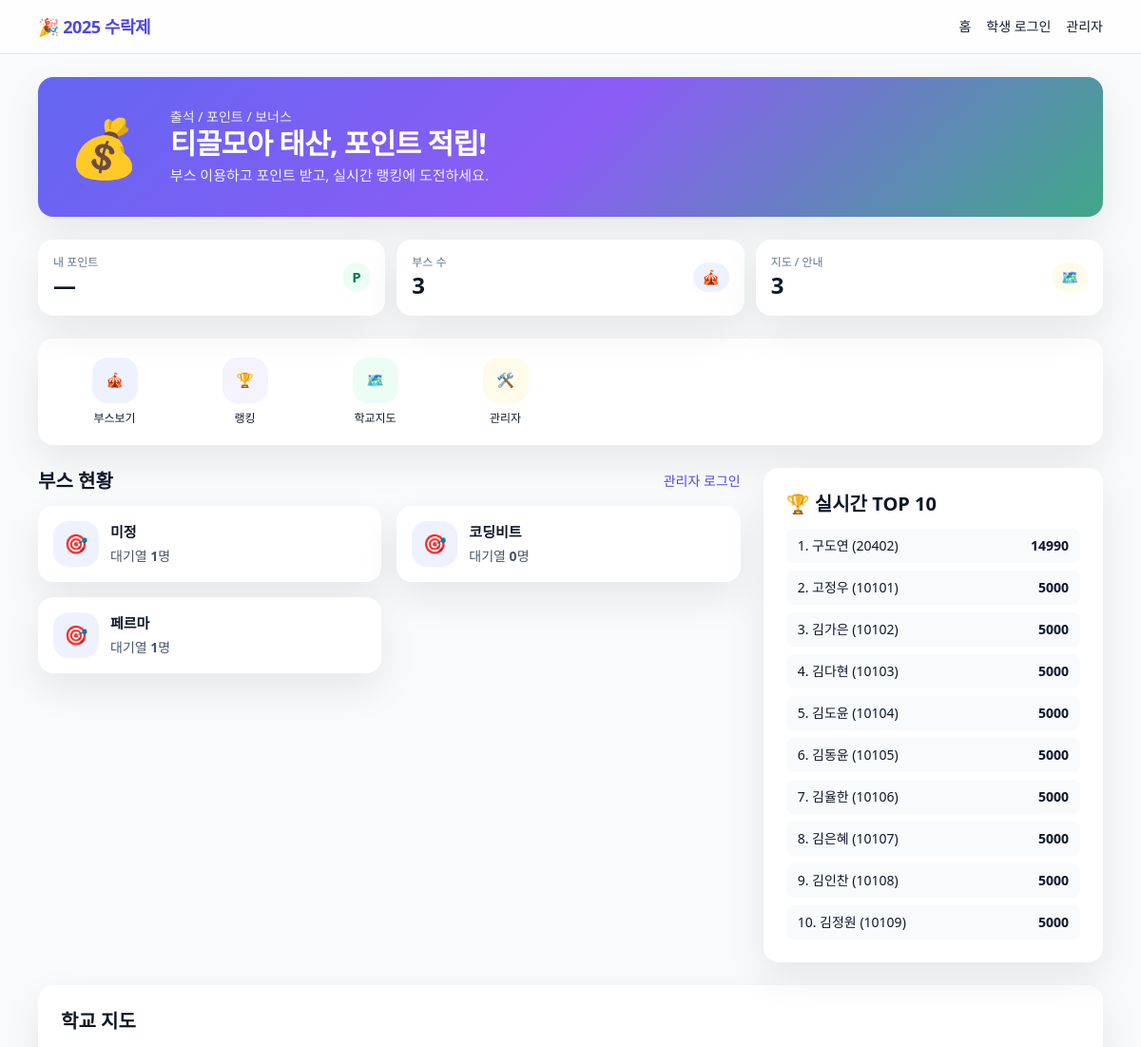
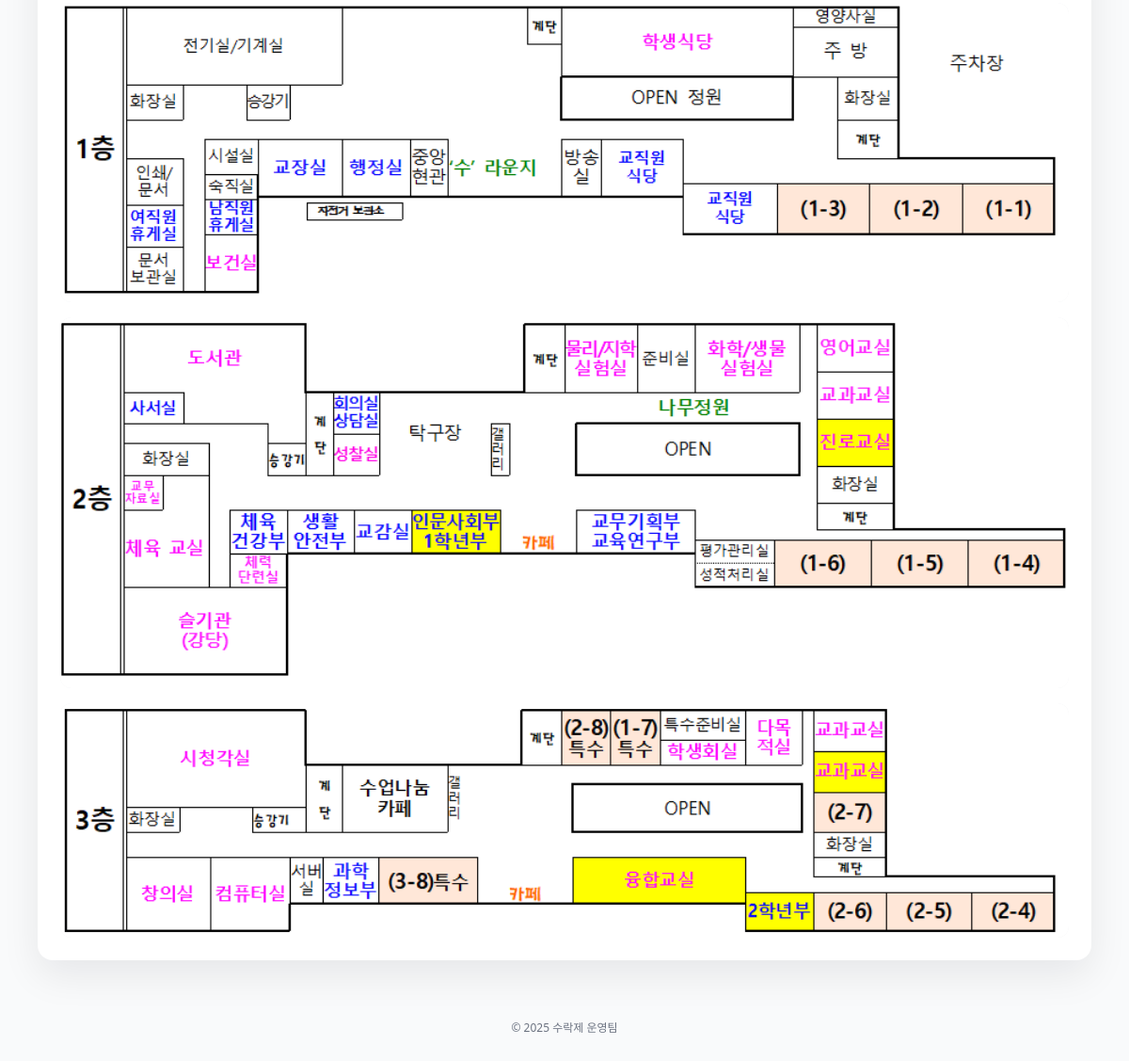
The page / on the database its author committed (2 pictures, top to bottom).
### models.py (models this page shows, shortened)
class Booth(db.Model):
    __tablename__ = 'booth'
    id = db.Column(db.Integer, primary_key=True)
    name = db.Column(db.String(120), unique=True, nullable=False)
    description = db.Column(db.Text, default='')
    image_path = db.Column(db.String(255))
    queue_length = db.Column(db.Integer, default=0)  # 대기명단 길이를 동기화해서 보관
    admin_id = db.Column(db.Integer, db.ForeignKey('user.id'))
    admin = db.relationship('User', foreign_keys=[admin_id])

class User(db.Model, UserMixin):
    __tablename__ = 'user'
    id = db.Column(db.Integer, primary_key=True)
    student_id = db.Column(db.String(32), unique=True, nullable=True)  # only for students
    name = db.Column(db.String(120), nullable=False)
    role = db.Column(db.String(20), default='student')  # 'student', 'admin', 'superadmin'
    qr_token = db.Column(db.String(64), unique=True, index=True)  # for students
    points = db.Column(db.Integer, default=0)
    password_hash = db.Column(db.String(255))
    created_at = db.Column(db.DateTime, default=datetime.utcnow)

class MapImage(db.Model):
    __tablename__ = 'map_image'
    id = db.Column(db.Integer, primary_key=True)
    filename = db.Column(db.String(255), nullable=False)
    sort_order = db.Column(db.Integer, default=0)
    created_at = db.Column(db.DateTime, default=datetime.utcnow)

### app.py (the view)
@app.route('/')
def index():
    booths = Booth.query.order_by(Booth.name.asc()).all()
    top10 = User.query.filter(User.role == 'student').order_by(User.points.desc()).limit(10).all()
    maps = MapImage.query.order_by(MapImage.sort_order.asc(), MapImage.id.asc()).all()
    return render_template('index.html', booths=booths, top10=top10, maps=maps)

### templates/index.html (shortened to what this page needs)
{% extends 'base.html' %}
{% block content %}
<section class="nx-card nx-gradient text-white p-6 md:p-8 mb-6">
  <div class="flex items-center gap-4 md:gap-8">
    <div class="shrink-0 text-5xl md:text-6xl">💰</div>
    <div>
      <div class="text-xs md:text-sm opacity-90">출석 / 포인트 / 보너스</div>
      <h2 class="text-2xl md:text-3xl font-extrabold tracking-tight">티끌모아 태산, 포인트 적립!</h2>
      <p class="opacity-90 mt-1">부스 이용하고 포인트 받고, 실시간 랭킹에 도전하세요.</p>
    </div>
  </div>
</section>
<section class="grid md:grid-cols-3 gap-3 mb-6">
  <div class="nx-card bg-white p-4 flex items-center justify-between">
    <div>
      <div class="text-xs text-slate-500">내 포인트</div>
      <div class="text-2xl font-extrabold">
        {% if current_user.is_authenticated and current_user.role == 'student' %}
          {{ current_user.points or 0 }}
        {% else %}—
        {% endif %}
      </div>
    </div>
    <span class="pill bg-emerald-50 text-emerald-700">P</span>
  </div>
  <div class="nx-card bg-white p-4 flex items-center justify-between">
    <div>
      <div class="text-xs text-slate-500">부스 수</div>
      <div class="text-2xl font-extrabold">{{ booths|length }}</div>
    </div>
    <span class="pill bg-indigo-50 text-indigo-700">🎪</span>
  </div>
  <div class="nx-card bg-white p-4 flex items-center justify-between">
    <div>
      <div class="text-xs text-slate-500">지도 / 안내</div>
      <div class="text-2xl font-extrabold">{{ maps|length }}</div>
    </div>
    <span class="pill bg-amber-50 text-amber-700">🗺️</span>
  </div>
</section>
<section class="nx-card bg-white p-5 mb-6">
  <div class="grid grid-cols-4 md:grid-cols-8 gap-4 text-center">
    <a href="#booths" class="flex flex-col items-center gap-2">
      <div class="w-12 h-12 rounded-2xl bg-indigo-50 flex items-center justify-center">🎪</div>
      <div class="text-xs">부스보기</div>
    </a>
    <a href="#leader" class="flex flex-col items-center gap-2">
      <div class="w-12 h-12 rounded-2xl bg-violet-50 flex items-center justify-center">🏆</div>
      <div class="text-xs">랭킹</div>
    </a>
    <a href="#maps" class="flex flex-col items-center gap-2">
      <div class="w-12 h-12 rounded-2xl bg-emerald-50 flex items-center justify-center">🗺️</div>
      <div class="text-xs">학교지도</div>
    </a>
    <a href="{{ url_for('admin_login') }}" class="flex flex-col items-center gap-2">
      <div class="w-12 h-12 rounded-2xl bg-amber-50 flex items-center justify-center">🛠️</div>
      <div class="text-xs">관리자</div>
    </a>
  </div>
</section>
<div class="grid md:grid-cols-3 gap-6">
  <section id="booths" class="md:col-span-2">
    <div class="flex items-center justify-between mb-3">
      <h3 class="text-xl font-extrabold">부스 현황</h3>
      <a href="{{ url_for('admin_login') }}" class="text-sm text-indigo-600 hover:underline">관리자 로그인</a>
    </div>
    <div id="booth-list" class="grid md:grid-cols-2 gap-4">
      {% for b in booths %}
      <a href="{{ url_for('booth_page', booth_id=b.id) }}" class="block bg-white nx-card p-4 hover:shadow-xl transition">
        <div class="flex items-center gap-3">
          <div class="w-12 h-12 rounded-2xl bg-indigo-50 flex items-center justify-center text-xl">🎯</div>
          <div class="min-w-0">
            <div class="font-semibold truncate">{{ b.name }}</div>
            <div class="text-sm text-slate-600 mt-1">대기열 <span id="q-{{ b.id }}" class="font-bold">{{ b.queue_length }}</span>명</div>
          </div>
        </div>
      </a>
      {% endfor %}
    </div>
  </section>
  <aside id="leader" class="nx-card bg-white p-6">
    <h3 class="text-xl font-extrabold mb-3">🏆 실시간 TOP 10</h3>
    <ol id="top10" class="space-y-2">
      {% for u in top10 %}
      <li class="flex justify-between text-sm bg-slate-50 rounded-lg px-3 py-2">
        <span class="truncate">{{ loop.index }}. {{ u.name }} ({{ u.student_id }})</span>
        <span class="font-bold">{{ u.points }}</span>
      </li>
      {% endfor %}
    </ol>
  </aside>
</div>
<section id="maps" class="nx-card bg-white p-6 mt-6">
  <h3 class="text-xl font-extrabold mb-4">학교 지도</h3>
  {% if maps|length == 0 %}
    <div class="text-sm text-slate-500">관리자에서 이미지를 추가하세요.</div>
  {% else %}
    <div class="space-y-4">
      {% for m in maps %}
      <a href="{{ url_for('uploaded_file', filename=m.filename) }}" target="_blank" class="block">
        <img src="{{ url_for('uploaded_file', filename=m.filename) }}"
             alt="학교 지도 {{ loop.index }}"
             class="w-full rounded-xl object-contain max-h-[70vh] bg-gray-100">
      </a>
      {% endfor %}
    </div>
  {% endif %}
</section>
{% endblock %}

### templates/base.html (shortened to what this page needs)
<!doctype html>
<html lang="ko">
<head>
  <script src="https://cdn.tailwindcss.com"></script>
</head>
<body class="bg-gray-50 text-[15px] text-slate-900">
  <header class="sticky top-0 z-40 backdrop-blur bg-white/80 border-b">
    <div class="max-w-6xl mx-auto px-4 h-14 flex items-center justify-between">
      <a href="{{ url_for('index') }}" class="font-extrabold tracking-tight text-[18px] text-indigo-600 hover:opacity-90">🎉 2025 수락제</a>
      <nav class="hidden md:flex items-center gap-4 text-sm">
        <a class="hover:text-indigo-600" href="{{ url_for('index') }}">홈</a>
        {% if current_user.is_authenticated and current_user.role == 'student' %}
          <span class="text-slate-500">안녕하세요, {{ current_user.name }}님</span>
          <a class="hover:text-indigo-600" href="{{ url_for('student_logout') }}">학생 로그아웃</a>
        {% else %}
          <a class="hover:text-indigo-600" href="{{ url_for('student_login') }}">학생 로그인</a>
        {% endif %}
        <a class="hover:text-indigo-600" href="{{ url_for('admin_login') }}">관리자</a>
      </nav>
    </div>
  </header>
  <main class="max-w-6xl mx-auto px-4 py-6 safe-pad">
    {% block content %}{% endblock %}
  </main>
  <footer class="text-center text-xs text-gray-500 py-10">© 2025 수락제 운영팀</footer>
</body>
</html>

### templates/base.html (style rules this page uses)
:root { --brand-1:#6e6bff; --brand-2:#8b5cf6; --brand-3:#22c55e; --brand-4:#f59e0b; --ink:#0f172a; }
body { font-family: ui-sans-serif, system-ui, -apple-system, 'Segoe UI', Roboto, 'Helvetica Neue', Arial, 'Noto Sans', 'Apple SD Gothic Neo', 'Pretendard', 'Malgun Gothic', sans-serif; }
.nx-card { border-radius: 1rem; box-shadow: 0 16px 40px rgba(2,6,23,.08); }
.nx-gradient { background: linear-gradient(135deg, #6366f1 0%, #8b5cf6 50%, #22c55e 120%); }
.pill { border-radius: 999px; padding:.25rem .6rem; font-weight:600; }
.safe-pad { padding-bottom: 90px; }

### rows shown on the page
Booth: name "미정", queue_length "1"
Booth: name "코딩비트", queue_length "0"
Booth: name "페르마", queue_length "1"
User: name "구도연", student_id "20402", points "14990"
User: name "고정우", student_id "10101", points "5000"
User: name "김가은", student_id "10102", points "5000"
User: name "김다현", student_id "10103", points "5000"
User: name "김도윤", student_id "10104", points "5000"
User: name "김동윤", student_id "10105", points "5000"
User: name "김율한", student_id "10106", points "5000"
User: name "김은혜", student_id "10107", points "5000"
User: name "김인찬", student_id "10108", points "5000"
User: name "김정원", student_id "10109", points "5000"
MapImage: filename (picture)
MapImage: filename (picture)
MapImage: filename (picture)

### other values the page prints
{{ booths|length }} "3"
{{ maps|length }} "3"
